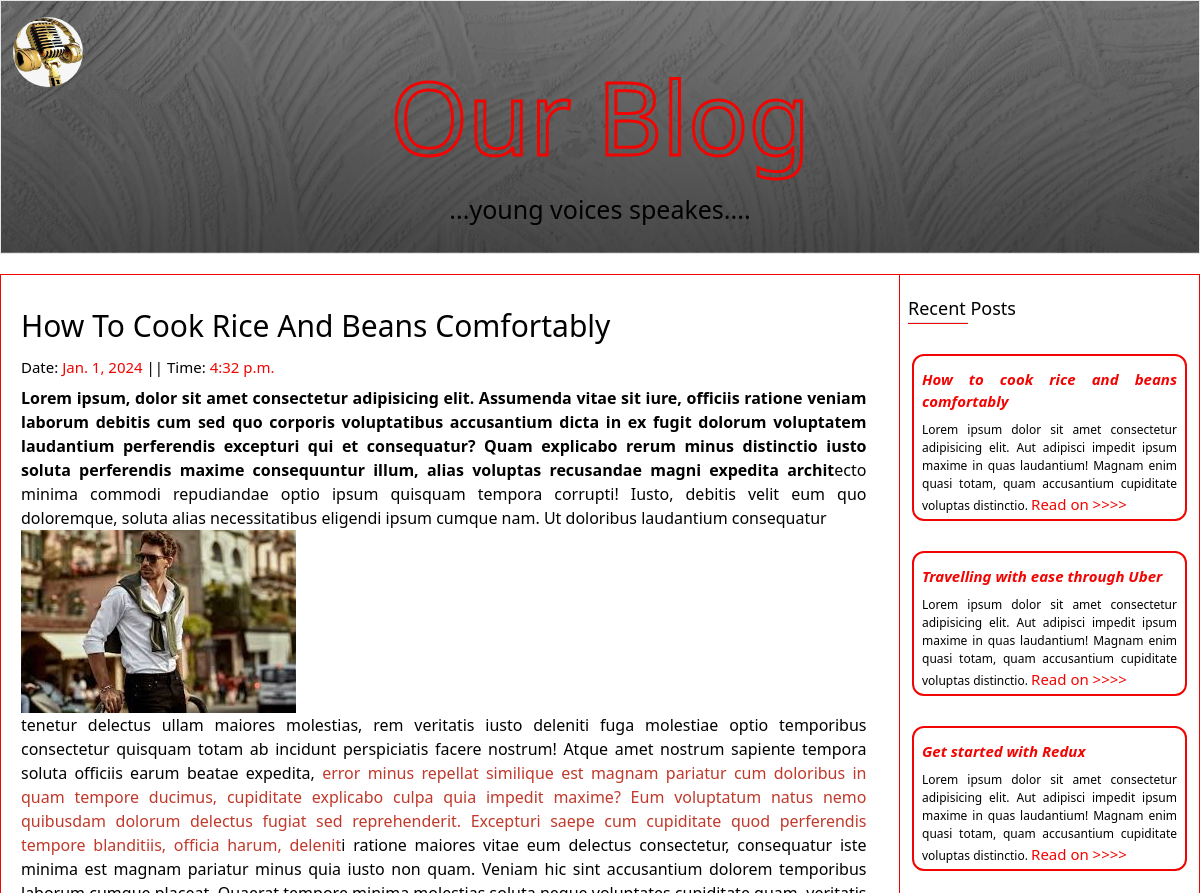
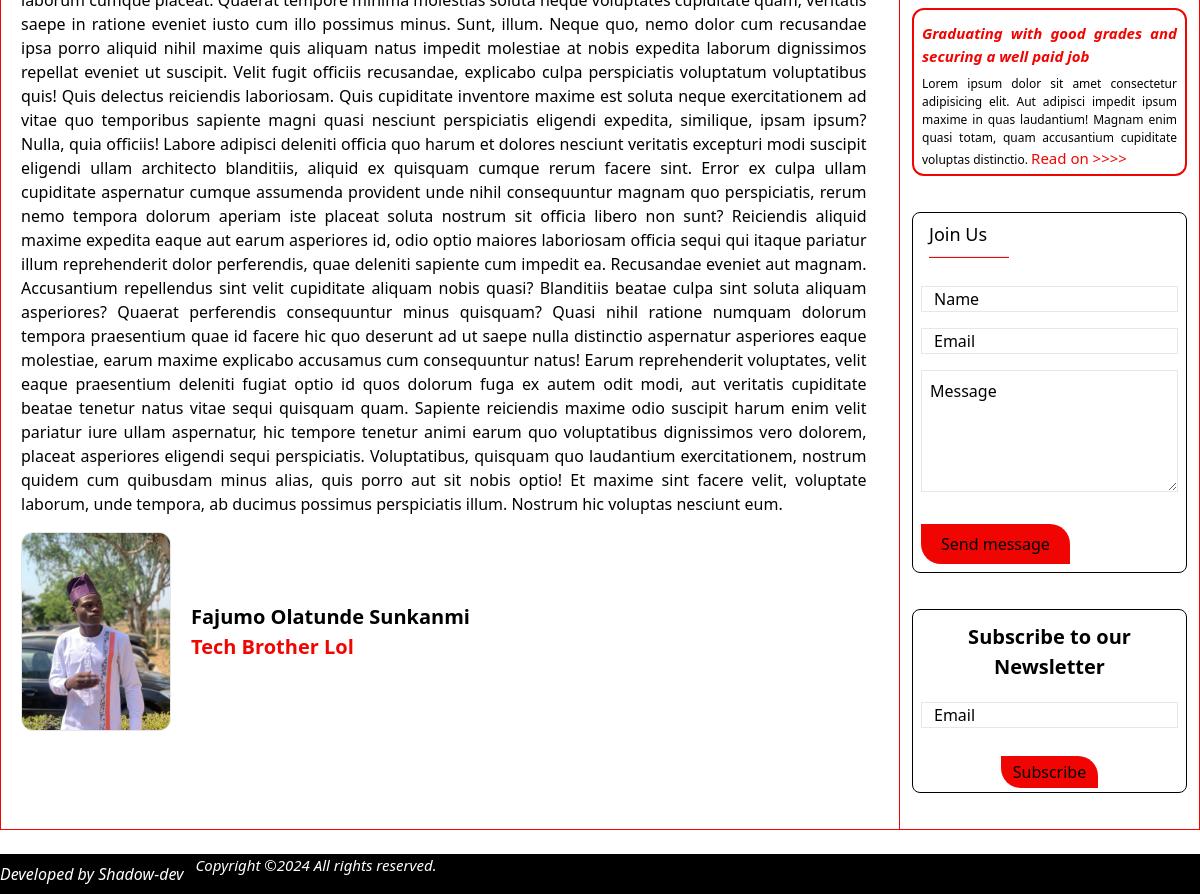
The page /blog/how-to-cook-rice-and-beans-comfortably on the database its author committed (2 pictures, top to bottom).
### main/models.py (models this page shows, shortened)
class Blog (models.Model):
    class Meta:
        verbose_name_plural = 'Blogs'
        verbose_name = 'Blog'
        ordering = ["timestamp"]
    timestamp = models.DateTimeField(auto_now_add=True)
    name = models.CharField(max_length=200, blank=True, null=True)
    author_name = models.CharField(max_length=200, blank=True, null=True)
    description = models.CharField(max_length=500, blank=True, null=True)
    author_profession = models.CharField(max_length=200, blank=True, null=True)
    body = RichTextField( blank=True, null=True)
    feature_image = models.ImageField( blank=True, null=True, upload_to= 'blog')
    author_image = models.ImageField( blank=True, null=True, upload_to= 'author_image')
    slug = models.SlugField( blank=True, null=True)
    is_active = models.BooleanField(default=False)
    is_recent = models.BooleanField(default=False)
    is_feature = models.BooleanField(default=True)

### main/views.py (the view)
# urls.py: path('blog/<slug:slug>', views.BlogDetailView.as_view(), name='blog'),
class BlogDetailView(generic.DetailView):
    model = Blog
    template_name = 'main/blog-detail.html'
    def get_context_data(self, *args, **kwargs):
        context = super(BlogDetailView, self).get_context_data(*args, **kwargs)
        context["blogs"] = Blog.objects.all().filter(is_recent= True)
        return context

### dev_resume/context_processors.py (called while the page is built)
def project_context(request):
    context = {
        'me' : User.objects.first(),
    }
    return context

### main/templates/main/blog-detail.html (shortened to what this page needs)
{% extends "main/base2.html" %}
{% load static %}
{% block content %}
<section class="max-w-[1450px] mt-[20px] border border-[#f10502] mx-auto flex md:flex-row flex-col justify-between gap-2">
    <main class="max-w-[1200px]  relative">
      <div class=" relative flex flex-col md:flex-wrap md:flex-row md:max-w-[1300px] lg:max-w-[1200px]  ">
          <div class="max-w-[80%] mt-7">
              <h1 class="text-[20px] md:text-[30px] text-justify text-bold mx-2 md:mx-5">{{object.name|title}}</h1>
              <h2 class="text-[15px] my-2 mx-2 md:mx-5"> Date: <span class="text-[#f10502]">{{object.timestamp.date}} </span> || Time: <span class="text-[#f10502]">{{object.timestamp.time}}</span></h2>
          </div>
          <div class="max-w-[95%] text-justify mx-2 md:mx-5">
            {{object.body|safe}}
          </div>
          <div class="flex gap-5 my-4 mx-2 md:mx-5">
              <img src="{{object.author_image.url}}" class=" border rounded-xl h-auto" width="150px" alt="">
              <div class="flex flex-col justify-center">
                  <h2 class="md:text-[20px] text-justify font-bold">{{object.author_name}}</h2>
                  <h2 class="md:text-[20px] text-justify font-bold text-[#f10502]">{{object.author_profession}}</h2>
              </div>
          </div>
      </div>
    </main>
    <aside class="md:border-l border-[#f10502] lg:max-w-[300px] md:max-w-[200px] ">
      <div class="mt-3">
        {% if blogs %}
        <h2 class="text-[18px] mx-2 mt-5 text-black">Recent Posts</h2>
        <hr class="w-[60px] mx-2 h-[2px] bg-[#f10502]">
        {% else  %}
        <h2 class="text-[18px] mx-2 mt-5 text-black">No Recent Posts</h2>
        <hr class="w-[60px] mx-2 h-[2px] bg-[#f10502]">
        {% endif %}
        {% for post in blogs %}
        {% if post.is_recent %}
        <div class="relative">
          <div  class="  flex flex-col mx-3 border-2 bg-transparent rounded-xl border-[#f10502] mt-[20px] md:mt-[30px] justify-center">
                <div class="flex flex-col mt-2 mx-2">
                    <a href="{% url 'main:blog' slug=post.slug %}">
                      <i><h2 class="text-[15px] text-justify text-[#f10502] font-semibold my-1">{{post.name}}</h2></i>
                    </a>
                    <p class=" text-[12px] my-1 text-justify  ">{{post.description}} <a href="{% url 'main:blog' slug=post.slug %}"  class=" text-[15px] text-[#f10502]">Read on >>>></a> </p>
                </div>
          </div>
        </div>
        {% endif %}
        {% endfor %}
        <div class="h-[95%] my-9 relative ">
          <div class="px-2 my-5 mx-3 border border-black rounded-lg ">
              <h2 class="text-[18px] mx-2 my-2 text-black">Join Us</h2>
              <hr class="w-[80px] mx-2 mb-7 h-[2px] bg-[#f10502]">
              <form   action="https://formsubmit.io/send/ae4e24e9-a550-430b-aa7c-5c121bf34fc5" method="post" enctype="multipart/form-data">
                 <div class="flex flex-col gap-4 ">
                  <input type="text" class="border placeholder:p-3 focus:outline-[#f10502] outline-none placeholder:text-black focus:p-1 " placeholder="Name"  name="name" >
                  <input type="email" class="border placeholder:p-3 focus:outline-[#f10502] focus:rounded-lg outline-none placeholder:text-black focus:p-1 " placeholder="Email" name="email" >
                  <textarea  id="" cols="10" class="border focus:rounded-lg w-full placeholder:p-2 focus:p-1 placeholder:text-black focus:outline-[#f10502] outline-none" rows="5" placeholder='Message' name="message" ></textarea>
                  </div>
                  <br>
                  <input type="submit" style="border-top-right-radius: 20px;border-bottom-left-radius: 20px;" class="but my-2 hover:bg-black hover:text-white mr-5 but py-2 px-5 bg-[#f10502] text-black " value="Send message">
              </form>
          </div>
        </div>
        <div class="h-[95%] my-9 relative ">
          <div class="px-2 my-5 mx-3 border border-black rounded-lg ">
              <h2 class="lg:text-[20px] text-[12px] my-3 font-semibold   text-center" >Subscribe to our Newsletter</h2>
              <form  action="" method="post" enctype="">
                 <div class="flex flex-col gap-2 mt-5 ">
                  <input type="email" class="border placeholder:p-3 focus:outline-[#f10502] focus:rounded-lg outline-none placeholder:text-black focus:p-1 " placeholder="Email" name="email" >
                  </div>
                  <br>
                  <input type="submit" style="border-top-right-radius: 20px;border-bottom-left-radius: 20px;" class="but my-1 hover:bg-black hover:text-white but mx-auto flex justify-center py-1 px-3 bg-[#f10502] text-black" value="Subscribe">
              </form>
          </div>
        </div>
      </div>
    </aside>
  </section>
{% endblock  %}

### main/templates/main/base2.html (shortened to what this page needs)
{% load static %}
<!DOCTYPE html>
<html lang="en" >
  <head>
    <link href=" {% static 'font-awesome-4.7.0/" rel="stylesheet' %}" />
    <link rel="stylesheet" href=" {% static 'font-awesome-4.7.0/css/font-awesome.min.css' %}" />
    <link href="https://cdn.tailwindcss.com/2.2.19/tailwind.min.css" rel="stylesheet">
    <script src=" https://cdn.tailwindcss.com "></script>
  </head>
  <body class= "dark bg-white text-black dig md:max-w-[1400px] mx-auto relative z-2 overflow-y-auto" >
        {% include "main/partials/blog_header.html" %}
        {% block content %} {% endblock %}
    {% include "main/partials/blog_footer.html" %}
  </body>
</html>

### main/templates/main/partials/blog_header.html
{% load static %}
<header class="border relative blogbg py-4 px-3 ">
    <a href="" class="mx-9 ">
      <img src=" {% static 'images/images (3).jpeg' %} " class=" but absolute md:w-[70px] md:h-[70px] w-[50px] h-[50px] rounded-full " alt="blog-logo">
    </a>
    <div class="flex flex-col justify-center items-center">
      <h2 class=" text-transparent md:text-[100px] text-[70px] blog">Our Blog</h2>
      <h3 class=" text-black md:text-[25px] text-[16px] mb-2 ">...young voices speakes....</h3>
    </div>
  </header>

### main/templates/main/partials/blog_footer.html
{% load static %}
<footer class=" bg-black text-white h-[40px] w-full  flex md:gap-3 mt-6 ">
    <marquee style= "behavior:alternate; direction: down;" class=" flex items-center md:max-w-[20%] max-w-[33%] "><i class=" ">Developed by Shadow-dev</marquee>
        <div class="w-full flex items-center">
            <p class="text-[12px] text-center md:text-[15px] ">Copyright ©{% now 'Y'%}  All rights reserved.</p>
        </div>
</footer>

### rows shown on the page
Blog: name "How To Cook Rice And Beans Comfortably", timestamp "Jan. 1, 2024", timestamp.time "4:32 p.m.", body "Lorem ipsum, dolor sit amet consectetur adipisicing elit. Assumenda vitae sit iure, officiis ratione veniam laborum debitis cum sed quo corporis voluptatibus accusantium dicta in ex fugit dolorum voluptatem laudantium perferendis excepturi qui et consequatur? Quam explicabo rerum minus distinctio iusto soluta perferendis maxime consequuntur illum, alias voluptas recusandae magni expedita archit ecto minima commodi repudiandae optio ipsum quisquam tempora corrupti! Iusto, debitis velit eum quo doloremque, soluta alias necessitatibus eligendi ipsum cumque nam. Ut doloribus laudantium consequatur tenetur delectus ullam maiores molestias, rem veritatis iusto deleniti fuga molestiae optio…", body (picture), author_image (picture), author_name "Fajumo Olatunde Sunkanmi", author_profession "Tech Brother Lol", name "How to cook rice and beans comfortably", description "Lorem ipsum dolor sit amet consectetur adipisicing elit. Aut adipisci impedit ipsum maxime in quas laudantium! Magnam enim quasi totam, quam accusantium cupiditate voluptas distinctio."
Blog: name "Travelling with ease through Uber", description "Lorem ipsum dolor sit amet consectetur adipisicing elit. Aut adipisci impedit ipsum maxime in quas laudantium! Magnam enim quasi totam, quam accusantium cupiditate voluptas distinctio."
Blog: name "Get started with Redux", description "Lorem ipsum dolor sit amet consectetur adipisicing elit. Aut adipisci impedit ipsum maxime in quas laudantium! Magnam enim quasi totam, quam accusantium cupiditate voluptas distinctio."
Blog: name "Graduating with good grades and securing a well paid job", description "Lorem ipsum dolor sit amet consectetur adipisicing elit. Aut adipisci impedit ipsum maxime in quas laudantium! Magnam enim quasi totam, quam accusantium cupiditate voluptas distinctio."
